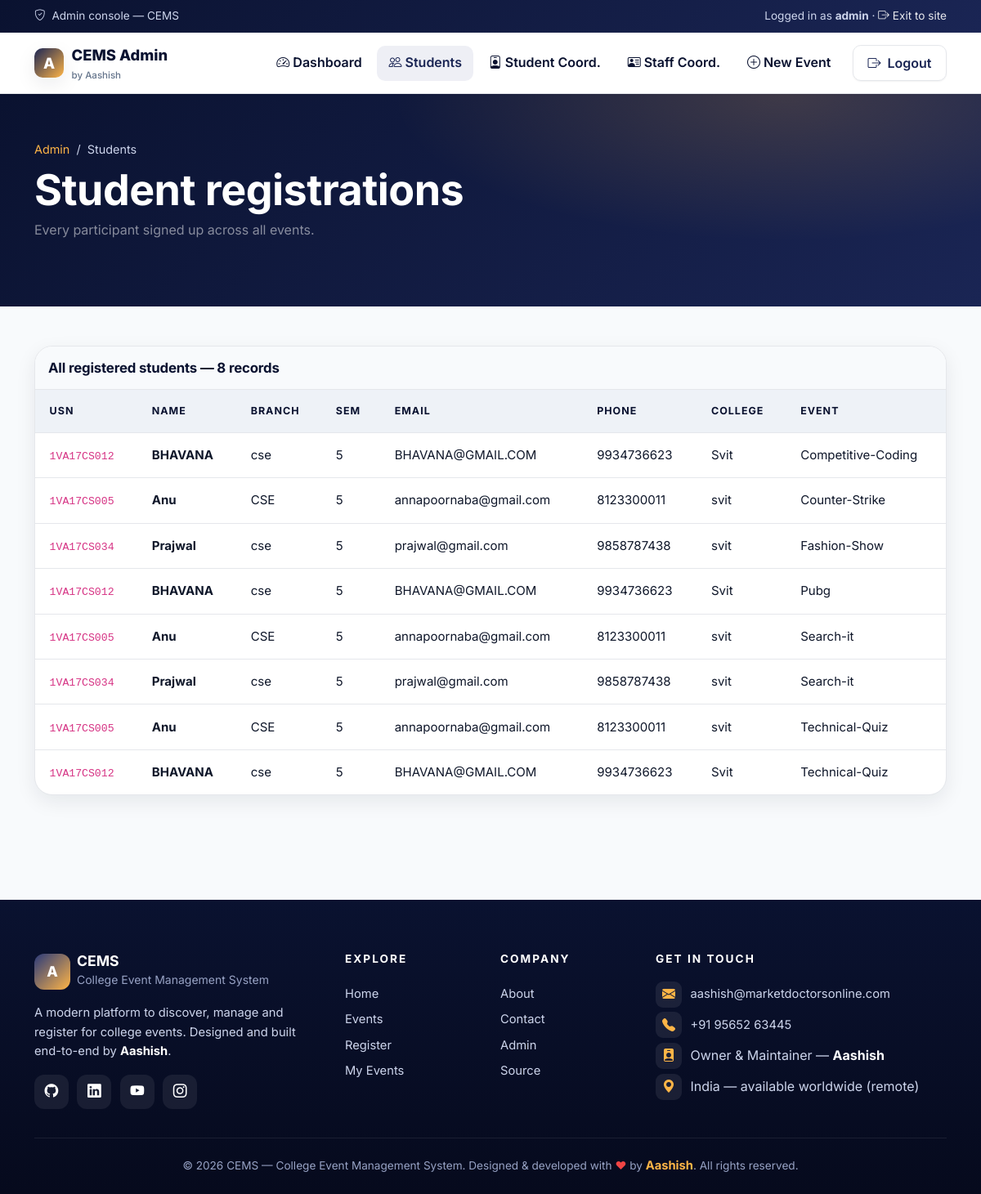
Page /Stu_details.php on the committed database.
### tables this page shows
CREATE TABLE `events` (
  `event_id` int(11) NOT NULL,
  `event_title` varchar(50) NOT NULL,
  `event_price` int(11) DEFAULT NULL,
  `participents` int(100) DEFAULT 0,
  `img_link` text DEFAULT NULL,
  `type_id` int(11) DEFAULT NULL
);

CREATE TABLE `participent` (
  `usn` varchar(20) NOT NULL,
  `name` varchar(100) NOT NULL,
  `branch` varchar(11) NOT NULL,
  `sem` int(11) NOT NULL,
  `email` varchar(300) NOT NULL,
  `phone` varchar(12) NOT NULL,
  `college` varchar(20) NOT NULL
);

### Stu_details.php (the view, shortened to what this page needs)
<?php
include_once 'classes/db1.php';
$rows = [];
if (!$db_offline) {
    $result = @mysqli_query($conn, "SELECT * FROM events,registered r ,participent p WHERE events.event_id=r.event_id and r.usn = p.usn order by event_title");
    if ($result) { while ($r = mysqli_fetch_array($result)) { $rows[] = $r; } }
}
?>
<!DOCTYPE html>
<html lang="en">
<head>
    <?php require 'utils/styles.php'; ?>
</head>
<body>
<?php require 'utils/adminHeader.php'; ?>
<section class="page-strip">
    <div class="container">
        <div class="crumbs"><a href="adminPage.php">Admin</a> &nbsp;/&nbsp; Students</div>
        <h1>Student registrations</h1>
        <p class="text-white-50">Every participant signed up across all events.</p>
    </div>
</section>
<section class="section pt-0">
    <div class="container">
        <div class="cems-table-wrap">
            <div class="p-3" style="border-bottom:1px solid var(--border);background:var(--surface-2);">
                <h3 class="m-0" style="font-size:1.05rem;">All registered students &mdash; <?php echo count($rows); ?> records</h3>
            </div>
            <?php if (!empty($rows)): ?>
            <div class="table-responsive">
                <table class="cems-table">
                    <thead><tr>
                        <th>USN</th><th>Name</th><th>Branch</th><th>Sem</th>
                        <th>Email</th><th>Phone</th><th>College</th><th>Event</th>
                    </tr></thead>
                    <tbody>
                    <?php foreach ($rows as $row): ?>
                        <tr>
                            <td><code><?php echo htmlspecialchars($row['usn']); ?></code></td>
                            <td><b><?php echo htmlspecialchars($row['name']); ?></b></td>
                            <td><?php echo htmlspecialchars($row['branch']); ?></td>
                            <td><?php echo htmlspecialchars($row['sem']); ?></td>
                            <td><?php echo htmlspecialchars($row['email']); ?></td>
                            <td><?php echo htmlspecialchars($row['phone']); ?></td>
                            <td><?php echo htmlspecialchars($row['college']); ?></td>
                            <td><?php echo htmlspecialchars($row['event_title']); ?></td>
                        </tr>
                    <?php endforeach; ?>
                    </tbody>
                </table>
            </div>
            <?php else: ?>
                <div class="p-4 text-center text-muted-2"><i class="bi bi-inbox fs-1 d-block mb-2"></i>No registrations yet.</div>
            <?php endif; ?>
        </div>
    </div>
</section>
<?php require 'utils/footer.php'; ?>
</body>
</html>

### css/app.css (style rules this page uses)
:root { --brand-900: #0a1230; --brand-800: #111a40; --brand-700: #1a2554; --brand-600: #2a3a7a; --accent: #ffb547; --accent-2: #38d9a9; --danger: #ef4444; --success: #10b981; --text: #0f172a; --muted: #64748b; --surface: #ffffff; --surface-2: #f8fafc; --surface-3: #eef2f7; --border: #e5e7eb; --shadow-sm: 0 1px 2px rgba(15, 23, 42, .06); --shadow-md: 0 8px 24px rgba(15, 23, 42, .08); --shadow-lg: 0 20px 50px rgba(15, 23, 42, .12); --radius: 14px; --radius-lg: 22px; }
* { box-sizing: border-box; }
html, body { margin: 0; padding: 0; font-family: 'Inter', 'Segoe UI', system-ui, -apple-system, sans-serif; color: var(--text); background: var(--surface-2); line-height: 1.6; -webkit-font-smoothing: antialiased; }
a { color: var(--brand-700); text-decoration: none; transition: color .2s ease; }
h1, h2, h3, h4, h5, h6 { font-weight: 700; color: var(--brand-900); letter-spacing: -0.01em; margin-top: 0; }
h1 { font-size: clamp(2rem, 3vw + 1rem, 3.4rem); line-height: 1.1; }
h3 { font-size: 1.4rem; }
p { color: var(--muted); margin: 0 0 1rem; }
section.section { padding: 4rem 0; }
.cems-table-wrap { background: #fff; border-radius: var(--radius-lg); overflow: hidden; box-shadow: var(--shadow-md); border: 1px solid var(--border); }
.cems-table { width: 100%; border-collapse: collapse; }
.cems-table thead th { background: var(--surface-3); color: var(--brand-900); text-transform: uppercase; font-size: .78rem; letter-spacing: .08em; padding: 1rem 1.1rem; border-bottom: 1px solid var(--border); text-align: left; }
.cems-table tbody td { padding: .95rem 1.1rem; border-bottom: 1px solid var(--border); color: var(--text); font-size: .94rem; vertical-align: middle; }
.cems-table tbody tr:last-child td { border-bottom: none; }
.page-strip { background: linear-gradient(135deg, var(--brand-900), var(--brand-700)); color: #fff; padding: 3.5rem 0 4rem; margin-bottom: 3rem; position: relative; overflow: hidden; }
.page-strip::after { content: ""; position: absolute; inset: 0; background: radial-gradient(800px 300px at 80% 0, rgba(255,181,71,.18), transparent 60%); pointer-events: none; }
.page-strip h1 { color: #fff; }
.page-strip .crumbs { color: #cdd5ec; font-size: .9rem; margin-bottom: .6rem; }
.page-strip .crumbs a { color: var(--accent); }

### rows in the picture
events: participent.usn "1VA17CS012", participent.name "BHAVANA", participent.branch "cse", participent.sem "5", participent.email "BHAVANA@GMAIL.COM", participent.phone "9934736623", participent.college "Svit", event_title "Competitive-Coding"
events: participent.usn "1VA17CS005", participent.name "Anu", participent.branch "CSE", participent.sem "5", participent.email "annapoornaba@gmail.com", participent.phone "8123300011", participent.college "svit", event_title "Counter-Strike"
events: participent.usn "1VA17CS034", participent.name "Prajwal", participent.branch "cse", participent.sem "5", participent.email "prajwal@gmail.com", participent.phone "9858787438", participent.college "svit", event_title "Fashion-Show"
events: participent.usn "1VA17CS012", participent.name "BHAVANA", participent.branch "cse", participent.sem "5", participent.email "BHAVANA@GMAIL.COM", participent.phone "9934736623", participent.college "Svit", event_title "Pubg"
events: participent.usn "1VA17CS005", participent.name "Anu", participent.branch "CSE", participent.sem "5", participent.email "annapoornaba@gmail.com", participent.phone "8123300011", participent.college "svit", event_title "Search-it", participent.usn "1VA17CS034", participent.name "Prajwal", participent.branch "cse", participent.email "prajwal@gmail.com", participent.phone "9858787438"
events: participent.usn "1VA17CS005", participent.name "Anu", participent.branch "CSE", participent.sem "5", participent.email "annapoornaba@gmail.com", participent.phone "8123300011", participent.college "svit", event_title "Technical-Quiz", participent.usn "1VA17CS012", participent.name "BHAVANA", participent.branch "cse", participent.email "BHAVANA@GMAIL.COM", participent.phone "9934736623", participent.college "Svit"

### other values in the picture
count($rows) "8"
